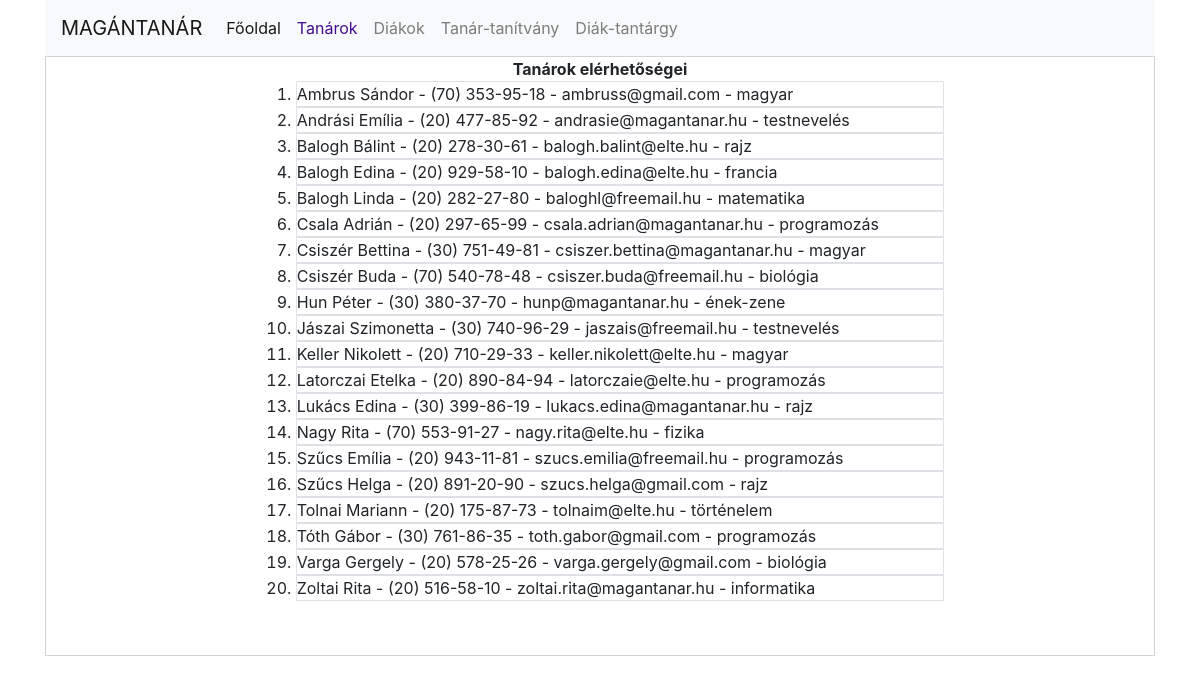
Page /magantanar/forras/index.php?page=tanarok.php on the committed database.
### tables this page shows
CREATE TABLE `tanar` (
  `tanar_id` int(11) NOT NULL,
  `nev` varchar(18) DEFAULT NULL,
  `tantargy_id` int(2) DEFAULT NULL,
  `oradij` int(4) DEFAULT NULL,
  `telefon` varchar(14) DEFAULT NULL,
  `email` varchar(30) DEFAULT NULL,
  `hazhoz` int(1) DEFAULT NULL
);

CREATE TABLE `tantargy` (
  `tantargy_id` int(11) NOT NULL,
  `tantargynev` varchar(20) DEFAULT NULL
);

### magantanar/forras/tanarok.php (the view)
<?php
$tanarok="";
$sql="SELECT a.nev as nev,a.telefon as telefon,a.email as email,b.tantargynev as tnev FROM tanar a,tantargy b where a.tantargy_id=b.tantargy_id order by a.nev";
$stmt=$db->query($sql);
while($row=$stmt->fetch()){
    $tanarok.="<li class='border'>{$row['nev']} - {$row['telefon']} - {$row['email']} - {$row['tnev']}</li>";
}
?>
<div class="container">
    <div class="d-flex justify-content-center">
        <div class="col-8">
                <div class="text-center"><b>Tanárok elérhetőségei</b></div>
                <ol class="text-left"><?=$tanarok?></ol>
        </div>
    </div>
</div>

### magantanar/forras/index.php (shortened to what this page needs)
<!DOCTYPE html>
<html lang="hu">
<head>
	<link rel="stylesheet" href="bootstrap/bootstrap.min.css" />
	<link rel="stylesheet" href="style.css">
</head>
<body>
<div class="container ">
<nav class="navbar navbar-expand-lg navbar-light bg-light">
  <a class="navbar-brand" href="#">MAGÁNTANÁR</a>
  <div class="collapse navbar-collapse" id="navbarNav">
		<ul class="navbar-nav">
			<li class="nav-item active">
				<a class="nav-link" href="index.php?page=fooldal.php">Főoldal</a>
			</li>
			<li class="nav-item">
				<a class="nav-link" href="index.php?page=tanarok.php">Tanárok</a>
			</li>
			<li class="nav-item">
				<a class="nav-link" href="index.php?page=diakok.php">Diákok</a>
			</li>
			<li class="nav-item">
				<a class="nav-link " href="index.php?page=tanarTanitvany.php">Tanár-tanítvány</a>
			</li>
			<li class="nav-item">
				<a class="nav-link" href="index.php?page=diakTantargy.php">Diák-tantárgy</a>
			</li>
		</ul>
  </div>
</nav>
    <div class="tartalom">
		<?php
			if(isset($_GET['page'])){
				include $_GET['page'];
			}else include "fooldal.php"
		?>
	</div>
</body>
</html>

### magantanar/forras/style.css (style rules this page uses)
.tartalom { border:1px solid lightgray; min-height: 600px; }
ul>li { list-style-type: none; }

### rows in the picture
tanar: nev "Ambrus Sándor", telefon "(70) 353-95-18", email "ambruss@gmail.com", tantargy.tantargynev "magyar"
tanar: nev "Andrási Emília", telefon "(20) 477-85-92", email "andrasie@magantanar.hu", tantargy.tantargynev "testnevelés"
tanar: nev "Balogh Bálint", telefon "(20) 278-30-61", email "balogh.balint@elte.hu", tantargy.tantargynev "rajz"
tanar: nev "Balogh Edina", telefon "(20) 929-58-10", email "balogh.edina@elte.hu", tantargy.tantargynev "francia"
tanar: nev "Balogh Linda", telefon "(20) 282-27-80", email "baloghl@freemail.hu", tantargy.tantargynev "matematika"
tanar: nev "Csala Adrián", telefon "(20) 297-65-99", email "csala.adrian@magantanar.hu", tantargy.tantargynev "programozás"
tanar: nev "Csiszér Bettina", telefon "(30) 751-49-81", email "csiszer.bettina@magantanar.hu", tantargy.tantargynev "magyar"
tanar: nev "Csiszér Buda", telefon "(70) 540-78-48", email "csiszer.buda@freemail.hu", tantargy.tantargynev "biológia"
tanar: nev "Hun Péter", telefon "(30) 380-37-70", email "hunp@magantanar.hu", tantargy.tantargynev "ének-zene"
tanar: nev "Jászai Szimonetta", telefon "(30) 740-96-29", email "jaszais@freemail.hu", tantargy.tantargynev "testnevelés"
tanar: nev "Keller Nikolett", telefon "(20) 710-29-33", email "keller.nikolett@elte.hu", tantargy.tantargynev "magyar"
tanar: nev "Latorczai Etelka", telefon "(20) 890-84-94", email "latorczaie@elte.hu", tantargy.tantargynev "programozás"
tanar: nev "Lukács Edina", telefon "(30) 399-86-19", email "lukacs.edina@magantanar.hu", tantargy.tantargynev "rajz"
tanar: nev "Nagy Rita", telefon "(70) 553-91-27", email "nagy.rita@elte.hu", tantargy.tantargynev "fizika"
tanar: nev "Szűcs Emília", telefon "(20) 943-11-81", email "szucs.emilia@freemail.hu", tantargy.tantargynev "programozás"
tanar: nev "Szűcs Helga", telefon "(20) 891-20-90", email "szucs.helga@gmail.com", tantargy.tantargynev "rajz"
tanar: nev "Tolnai Mariann", telefon "(20) 175-87-73", email "tolnaim@elte.hu", tantargy.tantargynev "történelem"
tanar: nev "Tóth Gábor", telefon "(30) 761-86-35", email "toth.gabor@gmail.com", tantargy.tantargynev "programozás"
tanar: nev "Varga Gergely", telefon "(20) 578-25-26", email "varga.gergely@gmail.com", tantargy.tantargynev "biológia"
tanar: nev "Zoltai Rita", telefon "(20) 516-58-10", email "zoltai.rita@magantanar.hu", tantargy.tantargynev "informatika"
